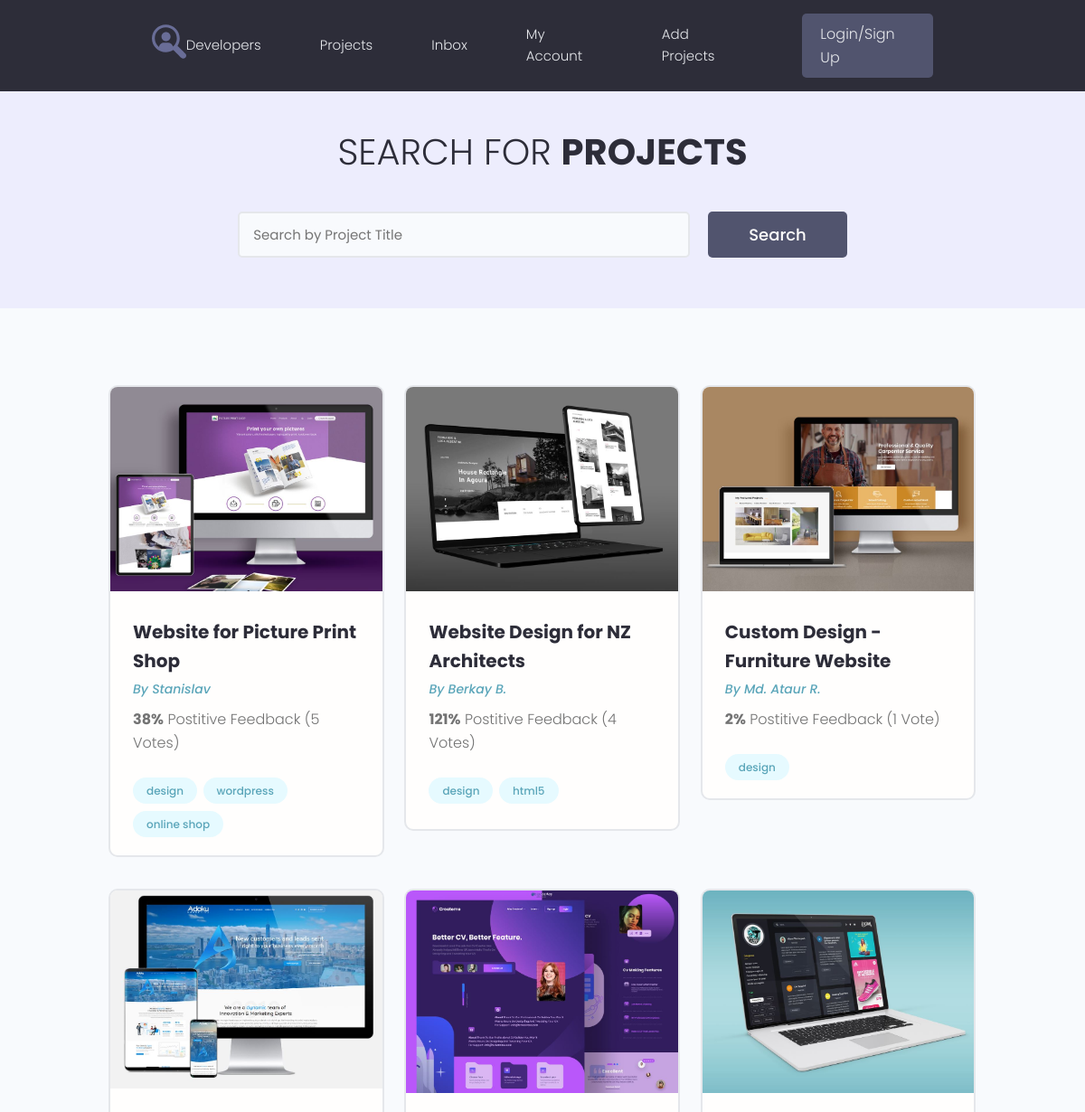
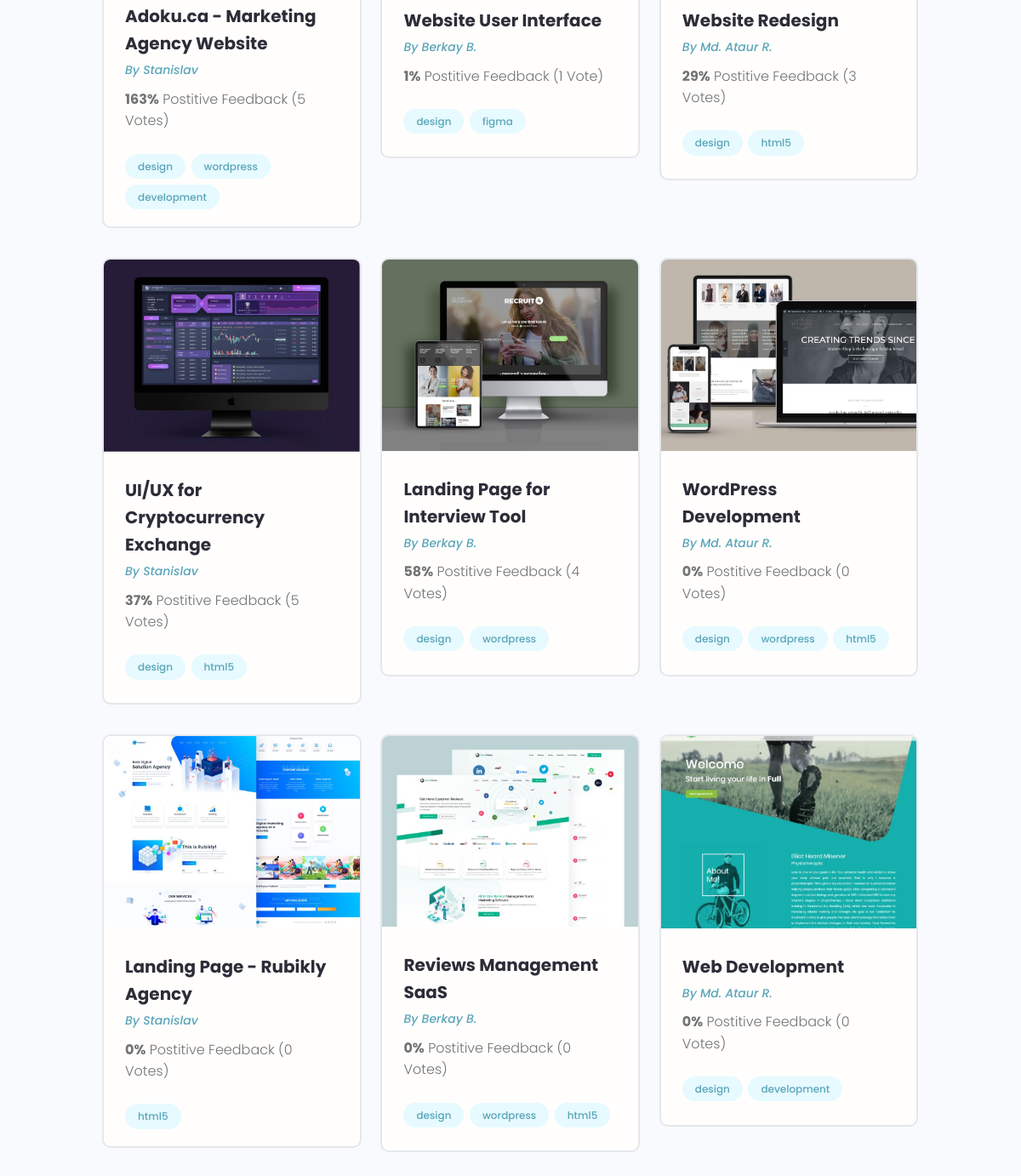
/projects/, run on the app's committed database (2 pictures, top to bottom).
### projects/models.py (models this page shows, shortened)
class Project(models.Model):
    owner = models.ForeignKey(Profile, on_delete=models.SET_NULL, null=True, blank=True)
    title = models.CharField(max_length=200) # Название самого какого то проекта
    description = models.TextField(null=True, blank=True) # Поле по больше(Пустое поле, по умолчанию null)
    featured_image = models.ImageField(null=True, blank=True, upload_to='projects/%Y/%m/%d/', default='default.jpg') # Поле для изображения, поле будет заполняться динамически. upload_to - указывает по какому пути будет загружаться изображение. default='default.jpg' не указываем путь к папке, значит она должна лежать в медиа.
    demo_link = models.CharField(max_length=2000, null=True, blank=True) # будет два перехода
    source_link = models.CharField(max_length=2000, null=True, blank=True)
    tags = models.ManyToManyField('Tag', blank=True)
    vote_total = models.IntegerField(default=0, null=True, blank=True) # для подсчёта кол-ва процентов
    vote_ratio = models.IntegerField(default=0, null=True, blank=True) # для подсчёта кол-ва
    created = models.DateTimeField(auto_now_add=True)  # Дата создания какого-то проекта.

class Tag(models.Model):
    name = models.CharField(max_length=200)
    created = models.DateTimeField(auto_now_add=True) # Дата создания тега
    def __str__(self):
        return self.name

### users/models.py (models this page shows, shortened)
class Profile(models.Model):
    user = models.OneToOneField(User, on_delete=models.CASCADE, null=True, blank=True)  # Один профиль пользователя может быть связан с одним зарегистрированным пользователем, у которого могут быть проекты и т.д. Что бы одна регистрационная учётка соответствовала одному профилю пользователя.
    name = models.CharField(max_length=200, blank=True, null=True)
    email = models.EmailField(max_length=500, blank=True, null=True)  # что бы у него проходила валидация от самого django
    username = models.CharField(max_length=200, blank=True, null=True)
    short_info = models.CharField(max_length=200, blank=True, null=True)  # краткое описание
    bio = models.TextField(blank=True, null=True)
    profile_image = models.ImageField(blank=True, null=True, upload_to='profiles/', default='profiles/user-default.png')
    social_github = models.CharField(max_length=200, blank=True, null=True)
    social_youtube = models.CharField(max_length=200, blank=True, null=True)
    social_website = models.CharField(max_length=200, blank=True, null=True)
    created = models.DateTimeField(auto_now_add=True)

### projects/views.py (the view)
# urls.py: path('projects/', include('projects.urls')),  # подключаем документ по пути, делаем главную страницу index.html
def projects(request):
    pr = Project.objects.all()
    context = {'projects': pr}
    return render(request, 'projects/projects.html', context)

### projects/templates/projects/projects.html (shortened to what this page needs)
{% extends 'projects/base.html' %}
{% block content %}
<main class="projects">
    <section class="hero-section text-center">
        <div class="container container--narrow">
            <div class="hero-section__box">
                <h2>Search for <span>Projects</span></h2>
            </div>
            <div class="hero-section__search">
                <form class="form" action="#" method="get">
                    <div class="form__field">
                        <input class="input input--text" id="formInput#search" type="text" name="text"
                               placeholder="Search by Project Title"/>
                    </div>
                    <input class="btn btn--sub btn--lg" type="submit" value="Search"/>
                </form>
            </div>
        </div>
    </section>
    <section class="projectsList">
        <div class="container">
            <div class="grid grid--three">
                {% for project in projects %}
                <div class="column">
                    <div class="card project">
                        <a href="{% url 'project' project.id %}" class="project">
                            <img class="project__thumbnail" src="{{ project.featured_image.url }}" alt="project thumbnail">
                            <div class="card__body">
                                <h3 class="project__title">{{ project.title }}</h3>
                                <p><a class="project__author" href="{% url 'user_profile' project.owner.id %}">By {{ project.owner.name }}</a></p>
                                <p class="project--rating">
                                    <span style="font-weight: bold;">{{ project.vote_total }}%</span> Postitive
                                    Feedback ({{ project.vote_ratio }} Vote{{ project.vote_ratio|pluralize:'s' }})
                                </p>
                                <div class="project__tags">
                                    {% for tag in project.tags.all %}
                                    <span class="tag tag--pill tag--main">
                                        <small>{{ tag }}</small>
                                    </span>
                                    {%endfor%}
                                </div>
                            </div>
                        </a>
                    </div>
                </div>
                {% endfor %}
            </div>
        </div>
    </section>
</main>
{% endblock %}

### projects/static/styles/app.css (style rules this page uses)
:root { --color-sub: #2d2d39; }
.btn--sub { background-color: var(--color-sub-light); }
.card { border: 2px solid var(--color-light); }
img { width: 100%; }
.hero-section { height: 40vh; display: flex; align-items: center; background-color: var(--color-sub); }
.hero-section__box { margin-bottom: 4rem; }
.hero-section__box > h2, .hero-section__box > h2 > span { font-size: 4rem; color: var(--color-light); line-height: 1.3; text-transform: uppercase; }
.hero-section__box > h2 { font-weight: 300; }
.hero-section__box > h2 > span { font-weight: 700; }
.hero-section__search > .form { display: flex; align-items: center; justify-content: center; gap: 2rem; }
.hero-section__search > .form input.input--text { width: 50rem; }
.project__author { font-size: 1.4rem; font-style: italic; }
.project--rating { margin-bottom: 1.6em; margin-top: .5em; }
.projects > .hero-section { background: var(--color-sub-lighter); height: 30vh; }
.projects .hero-section__box { margin-bottom: 2.5rem; }
.projects .hero-section__box > h2 { color: var(--color-sub); }
.projects .hero-section__box > h2 > span { font-weight: 700; color: var(--color-sub); }
.projectsList { margin-top: 8rem; }
.project__thumbnail { object-fit: cover; object-position: top center; width: 100%; }
.project__title { font-size: 2rem; font-weight: 700; color: var(--color-sub); }

### projects/static/uikit/styles/modules/_variables.css (style rules this page uses)
:root { --color-main: #5aa5b9; --color-main-light: #e6faff; --color-sub: #3f4156; --color-sub-light: #51546e; --color-sub-lighter: #ededfd; --color-text: #737373; --color-gray: #8b8b8b; --color-light: #e5e7eb; --color-light-gray: #767676; --color-bg: #f8fafd; --color-white: #fffefd; --color-white-light: #f3f3f3; --color-success: #359e64; --color-success-bg: #def8e8; --color-error: #fc4b0b; --color-error-bg: #fff2ee; --font-base: 'Poppins', arial, helvetica, 'Segoe UI', roboto, ubuntu, sans-serif; --font-monospace: 'Fira Code', 'Courier New', courier, monospace; --font-regular: 300; --font-medium: 500; --font-bold: 700; --generic-shadow: 1px 1px 5px #00000010; --generic-transition: all 0.3s ease-in-out; }

### projects/static/uikit/styles/modules/_base.css (style rules this page uses)
* { margin: 0; padding: 0; box-sizing: border-box; text-rendering: optimizeLegibility; color: inherit; font-size: inherit; }
html { font-size: 50%; }
@media only screen and (min-width: 480px) { html { font-size: 56.25%; } }
@media only screen and (min-width: 1200px) { html { font-size: 62.5%; } }
body { line-height: 1.6; font-weight: 400; font-size: 1.5rem; color: var(--color-text); background-color: var(--color-bg); min-height: 100vh; }

### projects/static/uikit/styles/modules/_typography.css (style rules this page uses)
* { font-family: var(--font-base); }
h2 { font-size: 3.6rem; font-weight: var(--font-bold); }
h3 { font-size: 3.2rem; font-weight: var(--font-medium); }
p, span, strong { font-size: 1.6rem; color: var(--color-text); font-weight: var(--font-regular); }
a { padding-bottom: 2px; text-decoration: none; display: inline-block; color: var(--color-main); font-weight: var(--font-medium); }

### projects/static/uikit/styles/modules/_utilities.css (style rules this page uses)
.container { width: 92%; max-width: 165rem; margin: 0 auto; box-sizing: border-box; }
.container--narrow { width: 92%; max-width: 120rem; }
@media screen and (min-width: 1000px) { .container { width: 90%; } }
@media screen and (min-width: 1000px) { .container--narrow { width: 85%; } }
@media screen and (min-width: 1200px) { .container { width: 80%; } }
@media screen and (min-width: 1200px) { .container--narrow { width: 72%; } }
.text-center { text-align: center; }

### projects/static/uikit/styles/modules/_button.css (style rules this page uses)
.btn { display: inline-block; position: relative; cursor: pointer; background-color: var(--color-light); font-weight: var(--font-medium); color: var(--color-sub); text-decoration: none; padding: 1rem 2rem; border-radius: 0.5rem; border: none; width: -webkit-fit-content; width: -moz-fit-content; width: fit-content; height: -webkit-fit-content; height: -moz-fit-content; height: fit-content; font-size: 1.6rem; outline-width: 0; outline-color: transparent; -webkit-backface-visibility: hidden; backface-visibility: hidden; transition: all 0.3s ease-in-out; }
.btn--sub { background-color: var(--color-sub); color: var(--color-white); }
.btn--lg { font-size: 1.8rem; padding: 1.2rem 4.5rem; }

### projects/static/uikit/styles/modules/_card.css (style rules this page uses)
.card { border-radius: 1rem; background-color: var(--color-white); border: 1.5px solid var(--color-light); width: auto; height: auto; margin-top: 0.5rem; margin-bottom: 0.5rem; overflow: hidden; }
.card__body, .card__header { padding: 2rem 2.5rem; }

### data on the page
Project: featured_image (picture), title "Website for Picture Print Shop", owner.name "Stanislav", vote_total "38", vote_ratio "5"
Tag: name "design"
Tag: name "wordpress"
Tag: name "online shop"
Project: featured_image (picture), title "Website Design for NZ Architects", owner.name "Berkay B.", vote_total "121", vote_ratio "4"
Tag: name "html5"
Project: featured_image (picture), title "Custom Design - Furniture Website", owner.name "Md. Ataur R.", vote_total "2", vote_ratio "1"
Project: featured_image (picture), title "Adoku.ca - Marketing Agency Website", owner.name "Stanislav", vote_total "163", vote_ratio "5"
Tag: name "development"
Project: featured_image (picture), title "Website User Interface", owner.name "Berkay B.", vote_total "1", vote_ratio "1"
Tag: name "figma"
Project: featured_image (picture), title "Website Redesign", owner.name "Md. Ataur R.", vote_total "29", vote_ratio "3"
Project: featured_image (picture), title "UI/UX for Cryptocurrency Exchange", owner.name "Stanislav", vote_total "37", vote_ratio "5"
Project: featured_image (picture), title "Landing Page for Interview Tool", owner.name "Berkay B.", vote_total "58", vote_ratio "4"
Project: featured_image (picture), title "WordPress Development", owner.name "Md. Ataur R.", vote_total "0", vote_ratio "0"
Project: featured_image (picture), title "Landing Page - Rubikly Agency", owner.name "Stanislav", vote_total "0", vote_ratio "0"
Project: featured_image (picture), title "Reviews Management SaaS", owner.name "Berkay B.", vote_total "0", vote_ratio "0"
Project: featured_image (picture), title "Web Development", owner.name "Md. Ataur R.", vote_total "0", vote_ratio "0"
